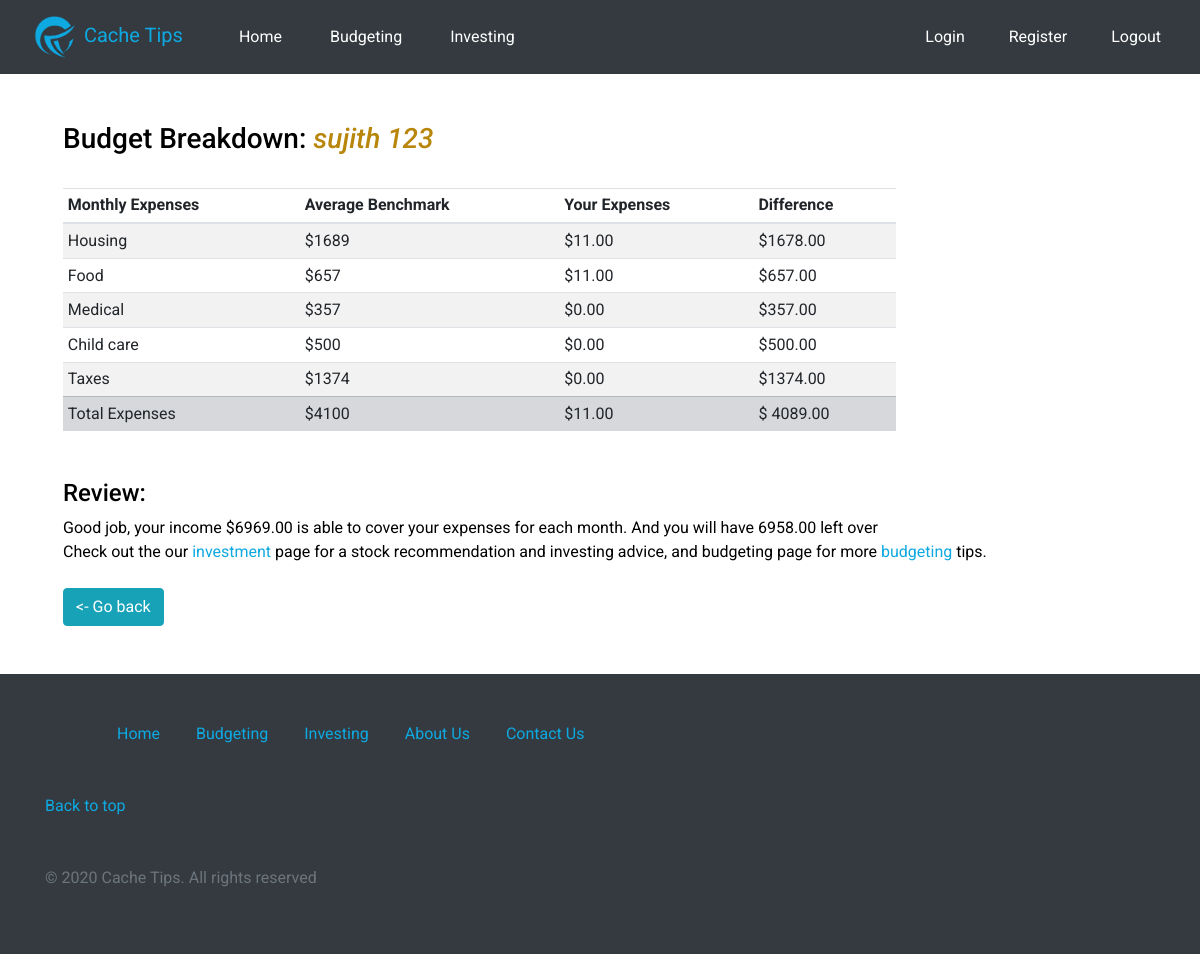
The app's page /budget-dashboard/deatails/12 with its own data.
### Website/models.py (models this page shows)
class Budget(models.Model):
    created_by = models.ForeignKey(User, default=settings.AUTH_USER_MODEL, on_delete=models.CASCADE)
    created_at = models.DateTimeField(auto_now_add=True)
    budget_name = models.CharField(max_length=100)
    earned_income = models.DecimalField(max_digits=20, decimal_places=2, default=0)
    housing_expense = models.DecimalField(max_digits=20, decimal_places=2, default=0)
    food_expense = models.DecimalField(max_digits=20, decimal_places=2, default=0)
    medical_expense = models.DecimalField(max_digits=20, decimal_places=2, default=0)
    child_care_expense = models.DecimalField(max_digits=20, decimal_places=2, default=0)
    taxes = models.DecimalField(max_digits=20, decimal_places=2, default=0)

### Website/views.py (the view)
# urls.py: path('budget-dashboard/deatails/<int:id_>', views.budget_dashboard_details, name="budget-dashboard-details")
def budget_dashboard_details(request, id_):
    budget = Budget.objects.get(id=id_)
    expenses_avg = {'housing': 1689, 'food': 657, 'childcare': 500, 'medical': 357, 'taxes': 1374, 'total': 4100}
    total_expenses = budget.housing_expense + budget.food_expense + budget.child_care_expense + budget.medical_expense + budget.taxes
    difference = {'housing': 1689 - budget.housing_expense, 'food': 657 - budget.food_expense,
                  'childcare': 500 - budget.child_care_expense, 'medical': 357 - budget.medical_expense,
                  'taxes': 1374 - budget.taxes, 'total': 4100 - total_expenses}
    leftover = budget.earned_income - total_expenses
    context = {'budget': budget, 'expenses_avg': expenses_avg, 'difference': difference,
               'total': total_expenses,
               'housing_expense_comment': 'You are good',
               'income_comment': 'Good job, your income $' +
                                 str(budget.earned_income) +
                                 ' is able to cover your expenses for each month. And you will have ' +
                                 str(leftover) + ' left over'}
    if leftover < 0:
        context.update({'income_comment': 'Sorry, Look likes your income $' +
                                          str(budget.earned_income) +
                                          ' is not able to cover your expenses for each month. And you will be in $' +
                                          str(abs(leftover)) + ' of debt'})
    return render(request, 'budget/details.html', context)

### templates/budget/details.html
{% extends 'budget/base.html' %}
{% block body %}
    <div onload="myFunction()" class="container m-5">
        <h3>Budget Breakdown: <span class="title">{{ budget.budget_name }}</span></h3>
        <br>
        <table class="table table-sm table-striped w-75">
          <thead>
            <tr>
                <th scope="col">Monthly Expenses</th>
                <th scope="col">Average Benchmark</th>
                <th scope="col">Your Expenses</th>
                <th scope="col">Difference</th>
            </tr>
          </thead>
          <tbody>
            <tr>
                <td>Housing</td>
                <td>${{ expenses_avg.housing }}</td>
                <td>${{ budget.housing_expense }}</td>
                <td>$<span class="difference">{{ difference.housing }}</span></td>
            </tr>
            <tr>
              <td>Food</td>
              <td>${{ expenses_avg.food }}</td>
              <td>${{ budget.housing_expense }}</td>
              <td>$<span class="difference">{{ difference.food }}</span></td>
            </tr>
            <tr>
              <td>Medical</td>
              <td>${{ expenses_avg.medical }}</td>
              <td>${{ budget.medical_expense }}</td>
              <td>$<span class="difference">{{ difference.medical }}</span></td>
            </tr>
            <tr>
                <td>Child care</td>
                <td>${{ expenses_avg.childcare }}</td>
                <td>${{ budget.child_care_expense }}</td>
                <td>$<span class="difference">{{ difference.childcare }}</span></td>
            </tr>
            <tr>
              <td>Taxes</td>
              <td>${{ expenses_avg.taxes }}</td>
              <td>${{ budget.taxes }}</td>
               <td>$<span class="difference">{{ difference.taxes }}</span></td>
            </tr>
            <tr class="table-secondary">
              <td>Total Expenses</td>
              <td>${{ expenses_avg.total }}</td>
              <td>${{ total }}</td>
              <td >$ <span class="difference">{{ difference.total }}</span></td>
            </tr>
          </tbody>
        </table>
        <div class="mt-5">
            <h4>Review: </h4>
            {{ income_comment }}
            <br>
            Check out the our <a href="{% url 'investment' %}">investment</a>
            page for a stock recommendation and investing advice, and budgeting page for more
            <a href="{% url 'budgeting' %}">budgeting</a>  tips.
        </div>
        <br>
        <a href="{% url 'budget-dashboard' %}" class="btn btn-info">&lt;- Go back</a>
    </div>
{% endblock %}

### static/css/styles.css (style rules this page uses)
.title { color: darkgoldenrod; font-style: italic; }
body { font-family: 'Roboto', sans-serif; color: black; }
a { text-decoration: none; color: #0ea9e1; }

### records on screen
Budget: budget_name "sujith 123", housing_expense "11.00", medical_expense "0.00", child_care_expense "0.00", taxes "0.00"

### other values on screen
{{ expenses_avg.housing }} "1689"
{{ difference.housing }} "1678.00"
{{ expenses_avg.food }} "657"
{{ difference.food }} "657.00"
{{ expenses_avg.medical }} "357"
{{ difference.medical }} "357.00"
{{ expenses_avg.childcare }} "500"
{{ difference.childcare }} "500.00"
{{ expenses_avg.taxes }} "1374"
{{ difference.taxes }} "1374.00"
{{ expenses_avg.total }} "4100"
{{ total }} "11.00"
{{ difference.total }} "4089.00"
{{ income_comment }} "Good job, your income $6969.00 is able to cover your expenses for each month. And you will have 6958.00 left over"
